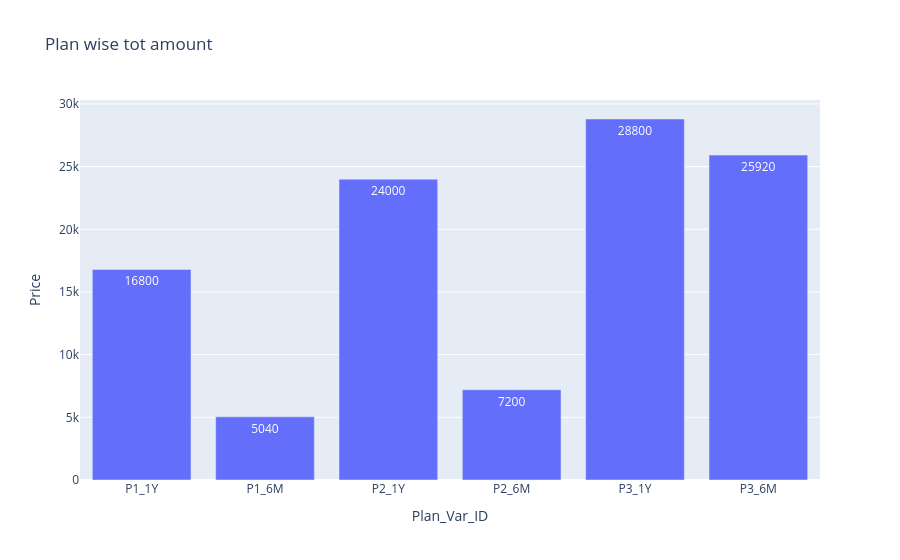

The code cell stored with this chart in its notebook:
### Code cell
fig = px.bar(data_frame=q6,x='Plan_Var_ID',y='Price',text='Price',
             title = 'Plan wise tot amount')
fig.show()

### Figure 1 — Plotly figure (JSON) as saved in the notebook; plotly's stock layout.template omitted (floating-point values rounded to 4 significant figures)
{"data": [{"alignmentgroup": "True", "hovertemplate": "Plan_Var_ID=%{x}<br>Price=%{text}<extra></extra>", "legendgroup": "", "marker": {"color": "#636efa", "pattern": {"shape": ""}}, "name": "", "offsetgroup": "", "orientation": "v", "showlegend": false, "text": [16800, 5040, 24000, 7200, 28800, 25920], "textposition": "auto", "type": "bar", "x": ["P1_1Y", "P1_6M", "P2_1Y", "P2_6M", "P3_1Y", "P3_6M"], "xaxis": "x", "y": [16800, 5040, 24000, 7200, 28800, 25920], "yaxis": "y"}], "layout": {"autosize": true, "barmode": "relative", "legend": {"tracegroupgap": 0}, "title": {"text": "Plan wise tot amount"}, "xaxis": {"anchor": "y", "autorange": true, "domain": [0, 1], "range": [-0.5, 5.5], "title": {"text": "Plan_Var_ID"}, "type": "category"}, "yaxis": {"anchor": "x", "autorange": true, "domain": [0, 1], "range": [0, 30320.0], "title": {"text": "Price"}, "type": "linear"}}}
